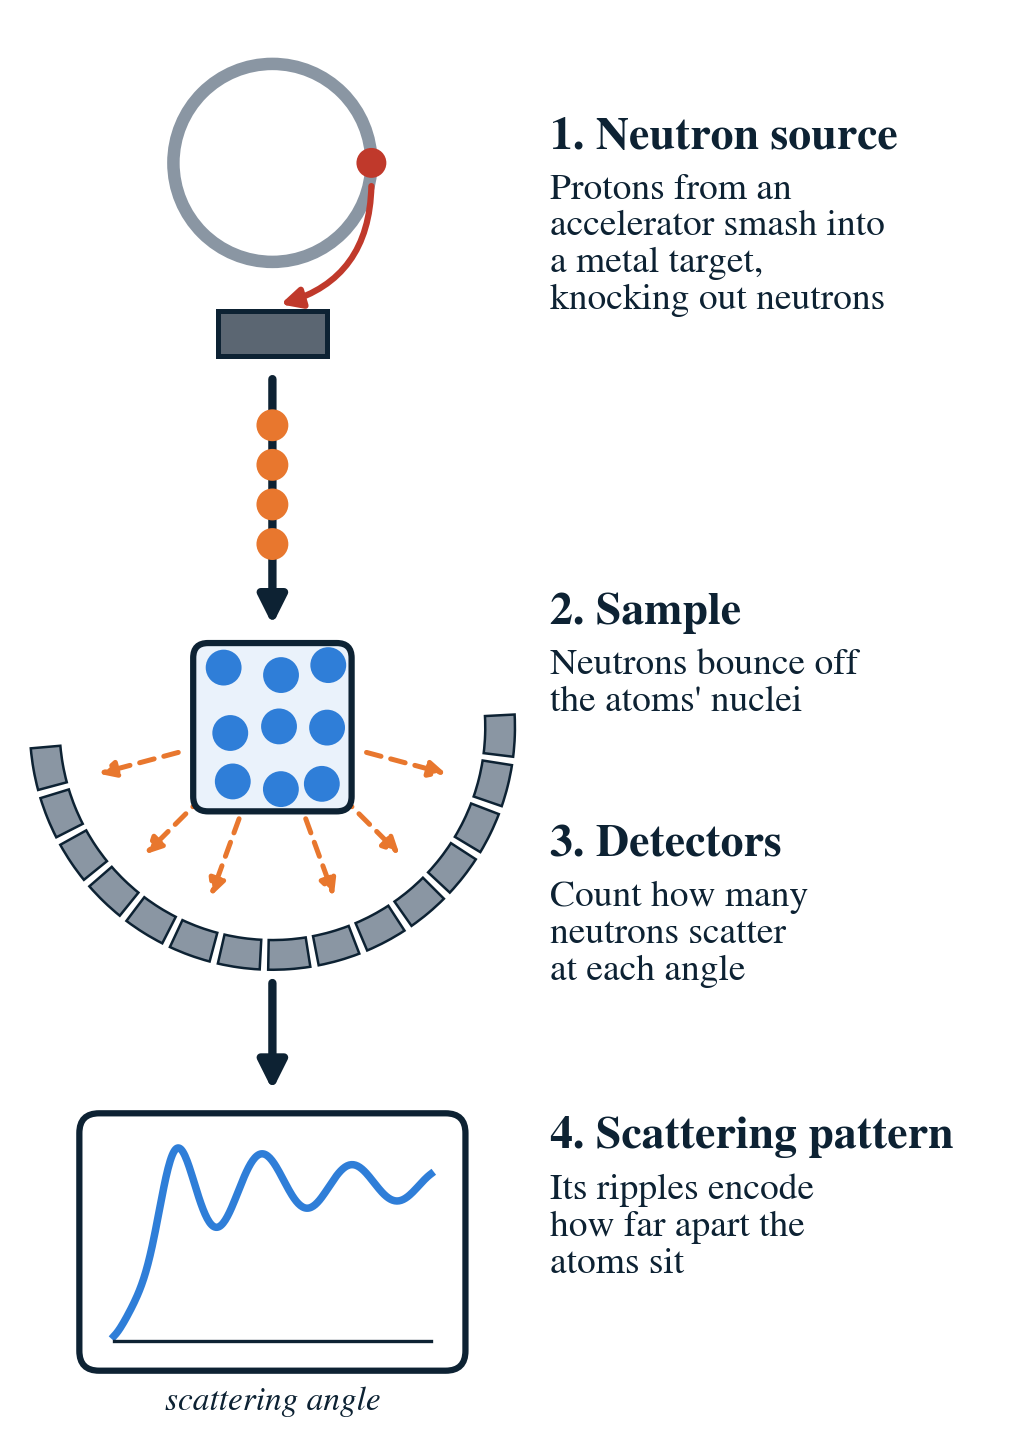

This figure's Python source:
"""Vertical explainer graphic: how a neutron scattering experiment works.

Renders neutron_scattering_diagram.{png,svg} next to this script, sized to sit
in the left-hand gap of the "Motivation" slide.
"""
from pathlib import Path

import matplotlib.pyplot as plt
import numpy as np
from matplotlib.patches import Circle, FancyArrowPatch, FancyBboxPatch, Rectangle, Wedge

plt.rcParams.update({"font.family": "STIXGeneral", "mathtext.fontset": "stix", "svg.fonttype": "none"})

NAVY = "#0d2233"
BLUE = "#2f7ed8"
NEUTRON = "#e8772e"
GREY = "#8a96a3"

fig = plt.figure(figsize=(3.3, 4.8))
ax = fig.add_axes([0, 0, 1, 1])
ax.set_xlim(0, 10)
ax.set_ylim(2.6, 17)
ax.set_aspect("equal")
ax.axis("off")

CX = 2.6  # centre line of the icon column
TX = 5.4  # left edge of the caption column


def caption(y, n, title, body):
    ax.text(TX, y + 0.35, f"{n}. {title}", fontsize=11, fontweight="bold", color=NAVY, va="bottom")
    ax.text(TX, y + 0.2, body, fontsize=9, color=NAVY, va="top", linespacing=1.15)


def down_arrow(y0, y1):
    ax.add_patch(FancyArrowPatch((CX, y0), (CX, y1), arrowstyle="-|>", mutation_scale=14, lw=2, color=NAVY))


# 1. Source: accelerator ring + target
ax.add_patch(Circle((CX, 15.5), 1.0, fill=False, lw=3, ec=GREY))
ax.add_patch(Circle((CX + 1.0, 15.5), 0.13, color="#c0392b", zorder=3))  # proton bunch
ax.annotate("", xy=(CX, 14.05), xytext=(CX + 1.0, 15.35),
            arrowprops=dict(arrowstyle="-|>", color="#c0392b", lw=1.5, connectionstyle="arc3,rad=-0.4"))
ax.add_patch(Rectangle((CX - 0.55, 13.55), 1.1, 0.45, fc="#5b6672", ec=NAVY, lw=1.2, zorder=3))
caption(15.2, 1, "Neutron source", "Protons from an\naccelerator smash into\na metal target,\nknocking out neutrons")

# neutron beam
for y in np.linspace(12.85, 11.65, 4):
    ax.add_patch(Circle((CX, y), 0.14, color=NEUTRON, zorder=3))
down_arrow(13.4, 10.75)

# 2. Sample with atoms, scattered neutrons, detector arc
rng = np.random.default_rng(4)
ax.add_patch(FancyBboxPatch((CX - 0.75, 9.0), 1.5, 1.6, boxstyle="round,pad=0.05,rounding_size=0.15",
                            fc="#eaf2fb", ec=NAVY, lw=1.5, zorder=2))
# liquid-like atoms: a jittered grid, so neighbours never overlap
gx, gy = np.meshgrid(np.linspace(CX - 0.48, CX + 0.48, 3), np.linspace(9.25, 10.35, 3))
pts = np.column_stack([gx.ravel(), gy.ravel()]) + rng.uniform(-0.09, 0.09, (9, 2))
for p in pts:
    ax.add_patch(Circle(p, 0.16, color=BLUE, zorder=3))

R = 2.15
for ang_deg in (-165, -135, -110, -70, -45, -15):
    a = np.deg2rad(ang_deg)
    x1, y1 = CX + 0.9 * np.cos(a), 9.8 + 0.9 * np.sin(a)
    x2, y2 = CX + (R - 0.25) * np.cos(a), 9.8 + (R - 0.25) * np.sin(a)
    ax.add_patch(FancyArrowPatch((x1, y1), (x2, y2), arrowstyle="-|>", mutation_scale=8,
                                 lw=1.2, ls=(0, (3, 2)), color=NEUTRON, zorder=1))
for start in range(-175, -5, 12):  # segmented detector bank
    ax.add_patch(Wedge((CX, 9.8), R + 0.3, start, start + 10, width=0.3, fc=GREY, ec=NAVY, lw=0.6))
caption(10.4, 2, "Sample", "Neutrons bounce off\nthe atoms' nuclei")
caption(8.05, 3, "Detectors", "Count how many\nneutrons scatter\nat each angle")

down_arrow(7.3, 6.05)

# 4. Measured pattern
ax.add_patch(FancyBboxPatch((CX - 1.9, 3.35), 3.8, 2.5, boxstyle="round,pad=0.05,rounding_size=0.2",
                            fc="white", ec=NAVY, lw=1.5))
q = np.linspace(0.3, 12, 300)
s = 1 - 0.85 * np.exp(-((q / 1.8) ** 2)) + 0.9 * np.sin(1.9 * q - 3.2) / (0.9 * q + 0.2) * (1 - np.exp(-((q / 2.2) ** 4)))
xs = CX - 1.6 + (q - q.min()) / (q.max() - q.min()) * 3.2
ys = 3.65 + (s - s.min()) / (s.max() - s.min()) * 1.9
ax.plot(xs, ys, color=BLUE, lw=1.8)
ax.plot([CX - 1.6, CX + 1.6], [3.6, 3.6], color=NAVY, lw=0.8)
ax.text(CX, 3.35 - 0.2, "scattering angle", fontsize=8, color=NAVY, ha="center", va="top", style="italic")
caption(5.1, 4, "Scattering pattern", "Its ripples encode\nhow far apart the\natoms sit")

out = Path(__file__).with_name("neutron_scattering_diagram")
for ext, kw in ((".png", {"dpi": 300}), (".svg", {})):
    fig.savefig(out.with_suffix(ext), transparent=True, bbox_inches="tight", pad_inches=0.05, **kw)
print(out)
